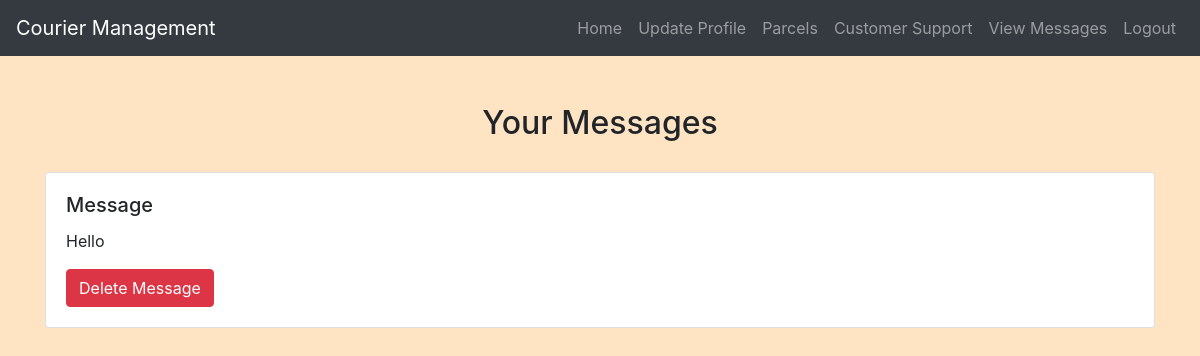
The page /view_messages.php (signed in) on the database as committed earlier.
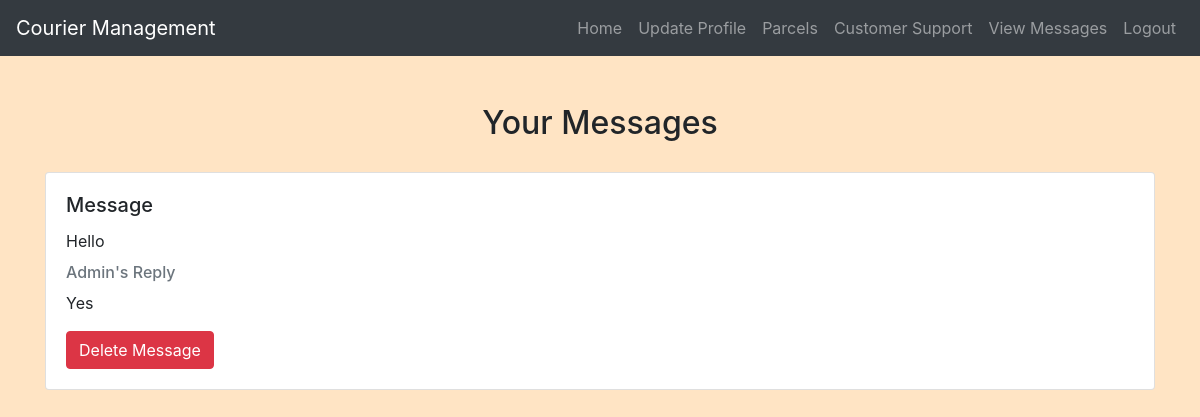
The same page on the database as committed later.
### tables this page shows
CREATE TABLE `messages` (
  `id` int(11) NOT NULL,
  `sender_id` int(11) NOT NULL,
  `receiver_id` int(11) NOT NULL,
  `message_text` text DEFAULT NULL,
  `sent_datetime` datetime DEFAULT current_timestamp(),
  `reply_text` text DEFAULT NULL,
  `reply_datetime` datetime DEFAULT NULL
);

### view_messages.php (the view, shortened to what this page needs)
<?php
include('config.php');
?>
<!DOCTYPE html>
<html>
<head>
    <link rel="stylesheet" href="https://maxcdn.bootstrapcdn.com/bootstrap/4.5.2/css/bootstrap.min.css">
    <link rel="stylesheet" href="./css/style.css">
</head>
<body>
<?php
include('navbar.php');
?>
<div class="container mt-5">
    <h2 class="text-center">Your Messages</h2>
    <?php
    $user_id = $_SESSION["user_id"];
    $sql_user_messages = "SELECT * FROM messages WHERE sender_id = ? OR receiver_id = ?";
    $stmt_user_messages = $conn->prepare($sql_user_messages);
    $stmt_user_messages->bind_param("ii", $user_id, $user_id);
    $stmt_user_messages->execute();
    $result_user_messages = $stmt_user_messages->get_result();
    while ($row = $result_user_messages->fetch_assoc()) {
        echo '<div class="card mb-3">';
        echo '<div class="card-body">';
        echo '<h5 class="card-title">Message</h5>';
        echo '<p class="card-text">' . $row['message_text'] . '</p>';
        if ($row['reply_text']) {
            echo '<h6 class="card-subtitle mb-2 text-muted">Admin\'s Reply</h6>';
            echo '<p class="card-text">' . $row['reply_text'] . '</p>';
        }
        echo '<a href="view_messages.php?delete=' . $row['id'] . '" class="btn btn-danger">Delete Message</a>';
        echo '</div>';
        echo '</div>';
    }
    ?>
</div>
</body>
</html>

Rows that differ between the two databases and show on the page:
changed messages "Hello": reply_text (not shown) → "Yes"
